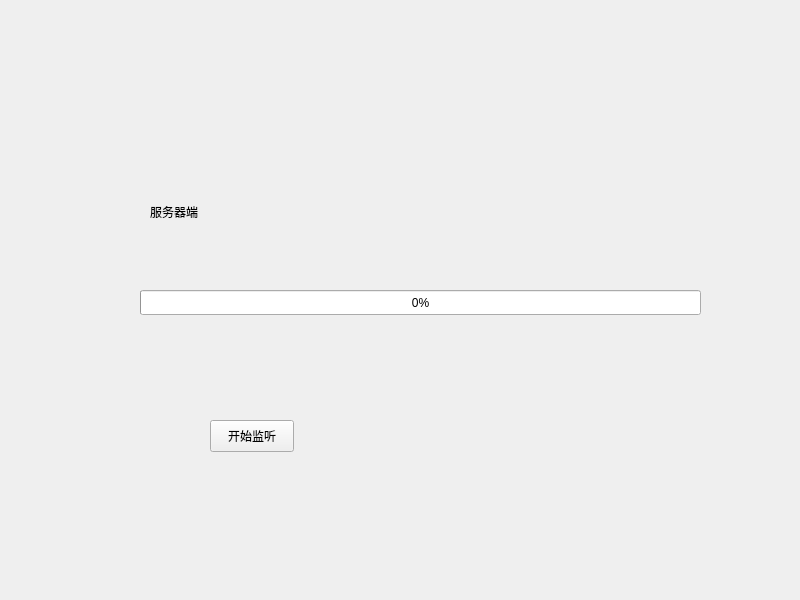
<?xml version="1.0" encoding="UTF-8"?>
<ui version="4.0">
 <class>Widget</class>
 <widget class="QWidget" name="Widget">
  <property name="geometry">
   <rect>
    <x>0</x>
    <y>0</y>
    <width>800</width>
    <height>600</height>
   </rect>
  </property>
  <property name="windowTitle">
   <string>Widget</string>
  </property>
  <widget class="QLabel" name="serverStatusLabel">
   <property name="geometry">
    <rect>
     <x>150</x>
     <y>200</y>
     <width>71</width>
     <height>23</height>
    </rect>
   </property>
   <property name="text">
    <string>服务器端</string>
   </property>
  </widget>
  <widget class="QProgressBar" name="serverProgressBar">
   <property name="geometry">
    <rect>
     <x>140</x>
     <y>290</y>
     <width>561</width>
     <height>25</height>
    </rect>
   </property>
   <property name="value">
    <number>0</number>
   </property>
  </widget>
  <widget class="QPushButton" name="startButton">
   <property name="geometry">
    <rect>
     <x>210</x>
     <y>420</y>
     <width>84</width>
     <height>32</height>
    </rect>
   </property>
   <property name="text">
    <string>开始监听</string>
   </property>
  </widget>
 </widget>
 <resources/>
 <connections/>
</ui>
